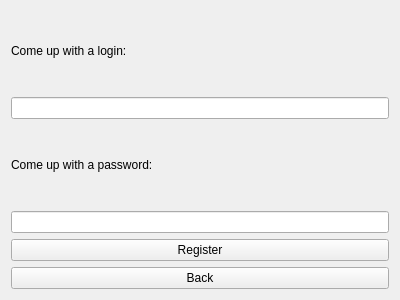
<?xml version="1.0" encoding="UTF-8"?>
<ui version="4.0">
 <class>Form</class>
 <widget class="QWidget" name="Form">
  <property name="geometry">
   <rect>
    <x>0</x>
    <y>0</y>
    <width>400</width>
    <height>300</height>
   </rect>
  </property>
  <property name="windowTitle">
   <string>Form</string>
  </property>
  <layout class="QVBoxLayout" name="verticalLayout_2">
   <item>
    <layout class="QVBoxLayout" name="verticalLayout">
     <item>
      <widget class="QLabel" name="label">
       <property name="text">
        <string>Come up with a login:</string>
       </property>
      </widget>
     </item>
     <item>
      <widget class="QLineEdit" name="editRegLogin"/>
     </item>
     <item>
      <widget class="QLabel" name="label_2">
       <property name="text">
        <string>Come up with a password:</string>
       </property>
      </widget>
     </item>
     <item>
      <widget class="QLineEdit" name="editRegPassword">
       <property name="echoMode">
        <enum>QLineEdit::Password</enum>
       </property>
      </widget>
     </item>
     <item>
      <widget class="QPushButton" name="btnRegister">
       <property name="text">
        <string>Register</string>
       </property>
      </widget>
     </item>
     <item>
      <widget class="QPushButton" name="btnBack">
       <property name="text">
        <string>Back</string>
       </property>
      </widget>
     </item>
    </layout>
   </item>
  </layout>
 </widget>
 <resources/>
 <connections/>
</ui>
